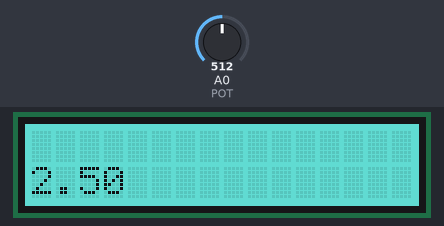
A sketch run on a simulated Arduino Uno, built with avr-gcc and run on an emulated ATmega328P. On the bench: 16×2 character LCD. The test bench sets the inputs (shaded band); at power-on: A0 (POT) = 512.

Above: at 1.2 s.
1.3 s: A0 (POT) set to 716
At 2.6 s:
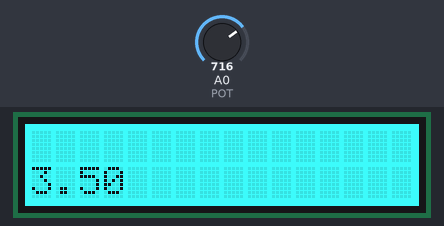
4.3 s: A0 (POT) set to 900
At 5.2 s:
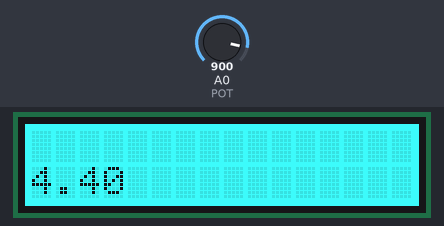
5.8 s: A0 (POT) set to 1023
At 6.2 s:
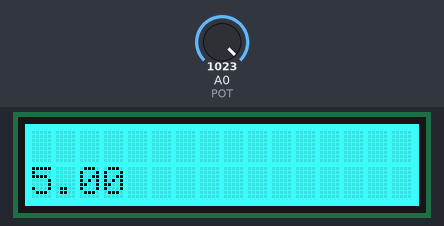
Timing chart, 0 to 8.8 s (numbered marks = the images above; inputs shaded):
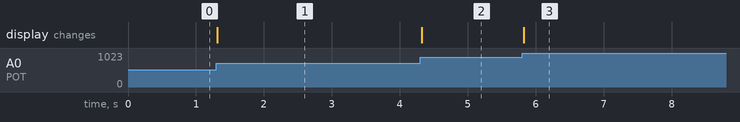

The sketch:

exercicio2.ino
```cpp
#include <Wire.h>
#include "rgb_lcd.h"

rgb_lcd lcd;

int POT = A0;

void setup() {

  lcd.begin(16, 2);
  lcd.setCursor(0, 0);
  lcd.setRGB(0, 0, 0);

}

void loop() {

  float pot = analogRead(POT);
  pot = pot * 5 / 1023;
  lcd.clear();
  lcd.setCursor(0, 1);
  lcd.print(pot);
  if (pot < 3) {
    lcd.setRGB(48, 213, 200); //turquesa
  } else {
    lcd.setRGB(0, 255, 255); //ciano
  }
  delay(10);

}
```

Measured:
- after the input at 1.3 s, the display: changes at once (image 1)
- after the input at 4.3 s, the display: changes at once (image 2)
- after the input at 5.8 s, the display: changes at once (image 3)
